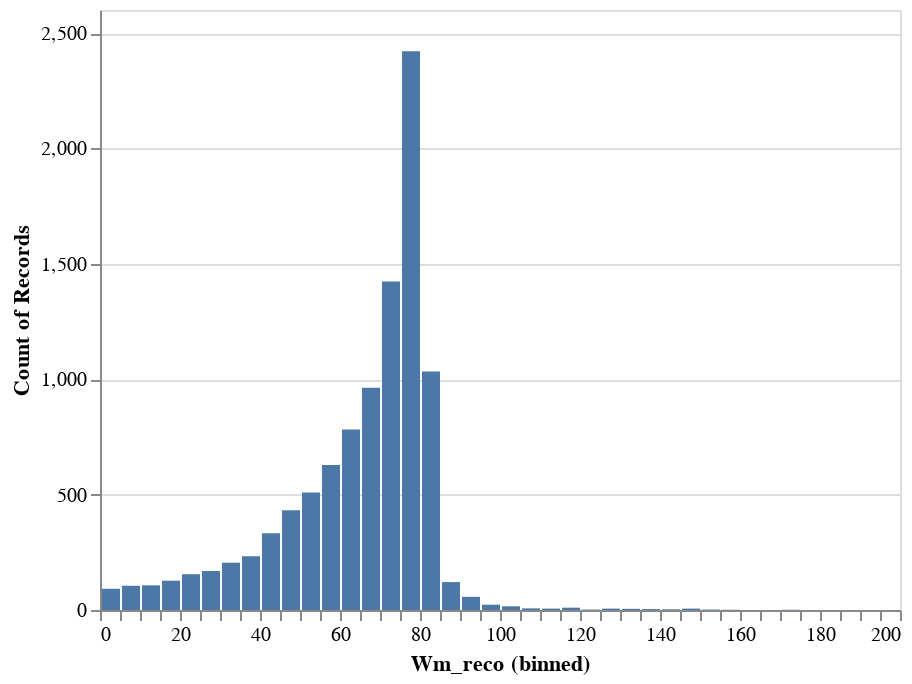

This figure's notebook cell:
### Code cell
alt.Chart(jigsaw_test).mark_bar().encode(alt.X(f"{definitions.JIGSAW_TARGETS[dataset][target][0]}:Q", bin=alt.Bin(extent=[0, 200], step=5)), y="count()")

### Figure 1 — Vega-Lite specification as saved in the notebook (floating-point values rounded to 4 significant figures; data arrays with more than 128 entries replaced by an {"elided": "..."} marker saying what was removed)
{"config": {"view": {"continuousWidth": 400, "continuousHeight": 300}}, "data": {"name": "data-fe5b01647060adfcde125280ddb07019"}, "mark": "bar", "encoding": {"x": {"type": "quantitative", "bin": {"extent": [0, 200], "step": 5}, "field": "Wm_reco"}, "y": {"type": "quantitative", "aggregate": "count"}}, "$schema": "https://vega.github.io/schema/vega-lite/v4.0.2.json", "datasets": {"data-fe5b01647060adfcde125280ddb07019": {"elided": "10000 records"}}}
